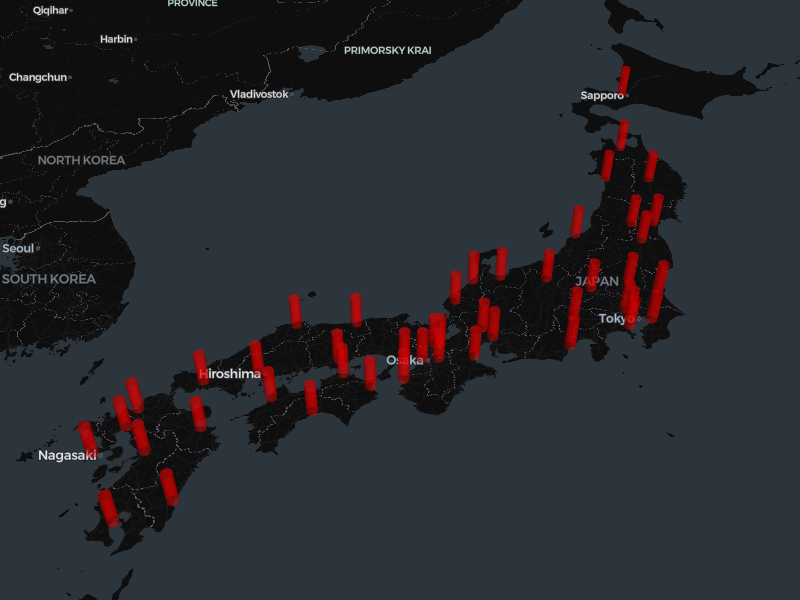
#> input picture js/picv5/deck_map_0_screenshot.png, 800 x 600 px; its folder holds 4 pictures in this run; the run also reads 1 picture not shown here
$ python gif.py
#> lines starting #> are read from the running program, lines starting #| are printed output that depends on the picture
from PIL import Image
import os
import re

# PNGファイルがあるフォルダのパス
folder_path = '../js/picv5/'
# 出力GIFのファイルパス
output_path = 'gif/simulation_v5_middle.gif'

# 数字を抽出するための正規表現パターン
pattern = re.compile(r'\d+')

def sort_key(file_name):
    match = pattern.search(file_name)
    return int(match.group()) if match else -1

# フォルダ内のPNGファイルを取得してソート
files = sorted([f for f in os.listdir(folder_path) if f.endswith('.png')], key=sort_key)

# 画像を開いてリストに追加
images = [Image.open(os.path.join(folder_path, file)) for file in files]
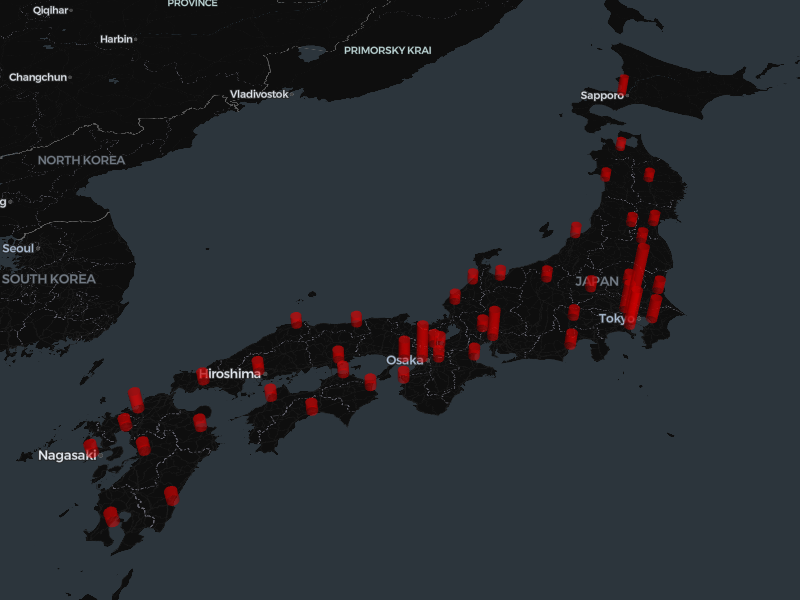
#> input picture js/picv5/deck_map_10_screenshot.png, 800 x 600 px
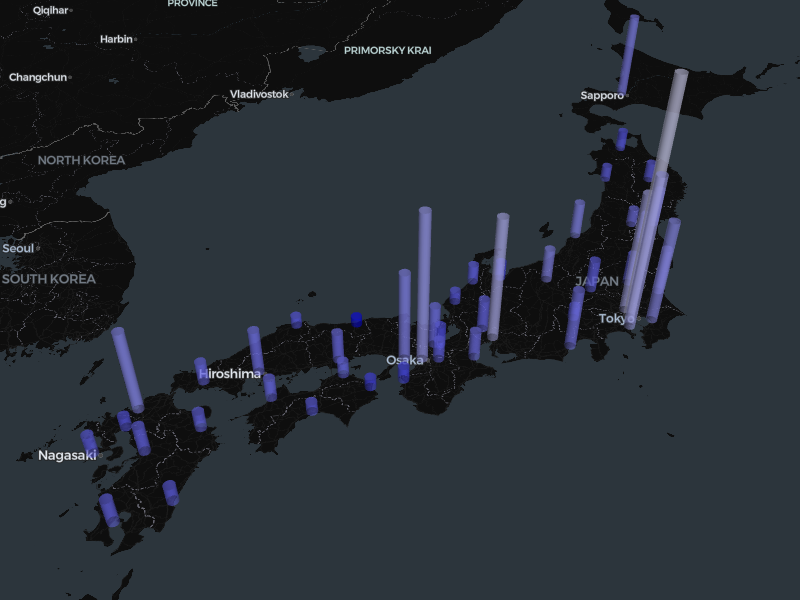
#> input picture js/picv5/deck_map_100_screenshot.png, 800 x 600 px

# GIFを作成
images[0].save(output_path, save_all=True, append_images=images[1:], optimize=False, duration=100, loop=0)
